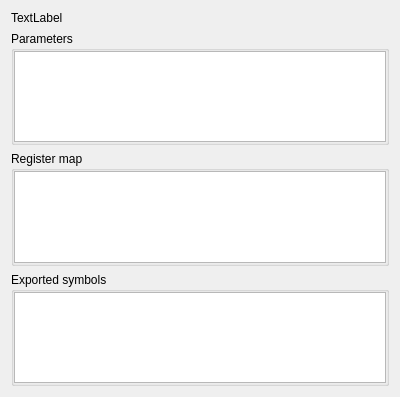
<?xml version="1.0" encoding="UTF-8"?>
<ui version="4.0">
 <class>Ripes::IOPeripheralTab</class>
 <widget class="QWidget" name="Ripes::IOPeripheralTab">
  <property name="geometry">
   <rect>
    <x>0</x>
    <y>0</y>
    <width>400</width>
    <height>397</height>
   </rect>
  </property>
  <property name="windowTitle">
   <string notr="true">Form</string>
  </property>
  <layout class="QGridLayout" name="gridLayout">
   <item row="0" column="0">
    <layout class="QVBoxLayout" name="verticalLayout">
     <item>
      <widget class="QLabel" name="description">
       <property name="text">
        <string notr="true">TextLabel</string>
       </property>
       <property name="wordWrap">
        <bool>true</bool>
       </property>
      </widget>
     </item>
     <item>
      <widget class="QGroupBox" name="parameterGroupBox">
       <property name="title">
        <string>Parameters</string>
       </property>
       <layout class="QGridLayout" name="gridLayout_4">
        <property name="leftMargin">
         <number>0</number>
        </property>
        <property name="topMargin">
         <number>0</number>
        </property>
        <property name="rightMargin">
         <number>0</number>
        </property>
        <property name="bottomMargin">
         <number>0</number>
        </property>
        <item row="0" column="0">
         <widget class="QTableView" name="parameterView"/>
        </item>
       </layout>
      </widget>
     </item>
     <item>
      <widget class="QGroupBox" name="groupBox">
       <property name="title">
        <string>Register map</string>
       </property>
       <layout class="QGridLayout" name="gridLayout_2">
        <property name="leftMargin">
         <number>0</number>
        </property>
        <property name="topMargin">
         <number>0</number>
        </property>
        <property name="rightMargin">
         <number>0</number>
        </property>
        <property name="bottomMargin">
         <number>0</number>
        </property>
        <item row="0" column="0">
         <widget class="QTableView" name="registerMapView"/>
        </item>
       </layout>
      </widget>
     </item>
     <item>
      <widget class="QGroupBox" name="groupBox_3">
       <property name="title">
        <string>Exported symbols</string>
       </property>
       <layout class="QGridLayout" name="gridLayout_3">
        <property name="leftMargin">
         <number>0</number>
        </property>
        <property name="topMargin">
         <number>0</number>
        </property>
        <property name="rightMargin">
         <number>0</number>
        </property>
        <property name="bottomMargin">
         <number>0</number>
        </property>
        <item row="0" column="0">
         <widget class="QPlainTextEdit" name="exports">
          <property name="readOnly">
           <bool>true</bool>
          </property>
         </widget>
        </item>
       </layout>
      </widget>
     </item>
    </layout>
   </item>
  </layout>
 </widget>
 <resources/>
 <connections/>
</ui>
